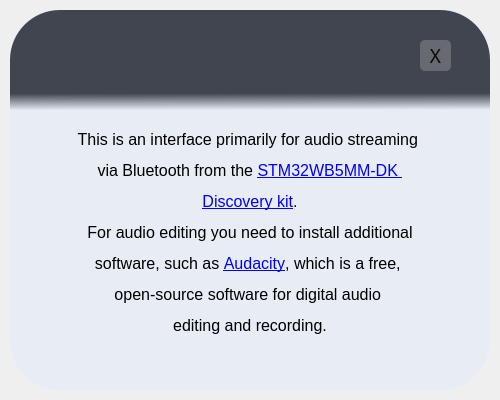
<?xml version="1.0" encoding="UTF-8"?>
<ui version="4.0">
 <class>Dialog</class>
 <widget class="QDialog" name="Dialog">
  <property name="geometry">
   <rect>
    <x>0</x>
    <y>0</y>
    <width>500</width>
    <height>400</height>
   </rect>
  </property>
  <property name="windowTitle">
   <string>Dialog</string>
  </property>
  <widget class="QWidget" name="widget" native="true">
   <property name="geometry">
    <rect>
     <x>10</x>
     <y>10</y>
     <width>480</width>
     <height>380</height>
    </rect>
   </property>
   <property name="font">
    <font>
     <family>Arial Rounded MT Bold</family>
     <pointsize>12</pointsize>
    </font>
   </property>
   <property name="styleSheet">
    <string notr="true">QPushButton#exitBtn {
background-color: rgba(195, 195, 195, 0.3);
color: rgba(10, 10, 10);
border-radius: 5px; 
}
QPushButton#exitBtn:hover {
background-color:  qlineargradient(spread:pad, x1:0, y1:0, x2:0.731905, y2:0.755, stop:0 rgba(255, 221, 221, 255), stop:0.955224 rgba(238, 103, 100, 255))
}</string>
   </property>
   <widget class="QLabel" name="label">
    <property name="geometry">
     <rect>
      <x>0</x>
      <y>-1</y>
      <width>480</width>
      <height>381</height>
     </rect>
    </property>
    <property name="font">
     <font>
      <family>Arial</family>
      <pointsize>12</pointsize>
     </font>
    </property>
    <property name="styleSheet">
     <string notr="true">background-color: rgb(231, 236, 245);
border-radius: 50px</string>
    </property>
    <property name="text">
     <string>&lt;html&gt;&lt;head/&gt;&lt;body&gt;&lt;p&gt;&lt;br/&gt;&lt;/p&gt;&lt;p&gt;&lt;br/&gt;This is an interface primarily for audio streaming &lt;/p&gt;&lt;p&gt;via Bluetooth from the &lt;a href=&quot;https://www.st.com/en/evaluation-tools/stm32wb5mm-dk.html&quot;&gt;&lt;span style=&quot; text-decoration: underline; color:#0000ff;&quot;&gt;STM32WB5MM-DK &lt;/span&gt;&lt;/a&gt;&lt;/p&gt;&lt;p&gt;&lt;a href=&quot;https://www.st.com/en/evaluation-tools/stm32wb5mm-dk.html&quot;&gt;&lt;span style=&quot; text-decoration: underline; color:#0000ff;&quot;&gt;Discovery kit&lt;/span&gt;&lt;/a&gt;.&lt;/p&gt;&lt;p&gt;For audio editing you need to install additional&lt;/p&gt;&lt;p&gt;software, such as &lt;a href=&quot;https://www.audacityteam.org/download/&quot;&gt;&lt;span style=&quot; text-decoration: underline; color:#0000ff;&quot;&gt;Audacity&lt;/span&gt;&lt;/a&gt;, which is a free, &lt;/p&gt;&lt;p&gt;open-source software for digital audio &lt;/p&gt;&lt;p&gt;editing and recording.&lt;/p&gt;&lt;/body&gt;&lt;/html&gt;</string>
    </property>
    <property name="alignment">
     <set>Qt::AlignCenter</set>
    </property>
    <property name="margin">
     <number>10</number>
    </property>
   </widget>
   <widget class="QLabel" name="header">
    <property name="geometry">
     <rect>
      <x>0</x>
      <y>0</y>
      <width>480</width>
      <height>70</height>
     </rect>
    </property>
    <property name="font">
     <font>
      <family>Arial Rounded MT Bold</family>
      <pointsize>28</pointsize>
     </font>
    </property>
    <property name="styleSheet">
     <string notr="true">border-top-left-radius: 50px;
border-top-right-radius: 50px;
background-color: rgb(64, 69, 79);
</string>
    </property>
    <property name="text">
     <string/>
    </property>
    <property name="alignment">
     <set>Qt::AlignCenter</set>
    </property>
    <property name="margin">
     <number>10</number>
    </property>
   </widget>
   <widget class="QLabel" name="headerFade">
    <property name="geometry">
     <rect>
      <x>0</x>
      <y>70</y>
      <width>480</width>
      <height>30</height>
     </rect>
    </property>
    <property name="font">
     <font>
      <family>Arial Rounded MT Bold</family>
      <pointsize>28</pointsize>
     </font>
    </property>
    <property name="styleSheet">
     <string notr="true">background-color: qlineargradient(spread:pad, x1:0.511975, y1:0.443, x2:0.522, y2:1, stop:0 rgba(64, 69, 79, 255), stop:1 rgba(64, 69, 79, 0))</string>
    </property>
    <property name="text">
     <string/>
    </property>
    <property name="alignment">
     <set>Qt::AlignCenter</set>
    </property>
    <property name="margin">
     <number>10</number>
    </property>
   </widget>
   <widget class="QPushButton" name="exitBtn">
    <property name="geometry">
     <rect>
      <x>410</x>
      <y>30</y>
      <width>31</width>
      <height>31</height>
     </rect>
    </property>
    <property name="font">
     <font>
      <family>Arial Rounded MT Bold</family>
      <pointsize>14</pointsize>
      <weight>50</weight>
      <italic>false</italic>
      <bold>false</bold>
     </font>
    </property>
    <property name="text">
     <string>X</string>
    </property>
   </widget>
  </widget>
 </widget>
 <resources/>
 <connections/>
</ui>
